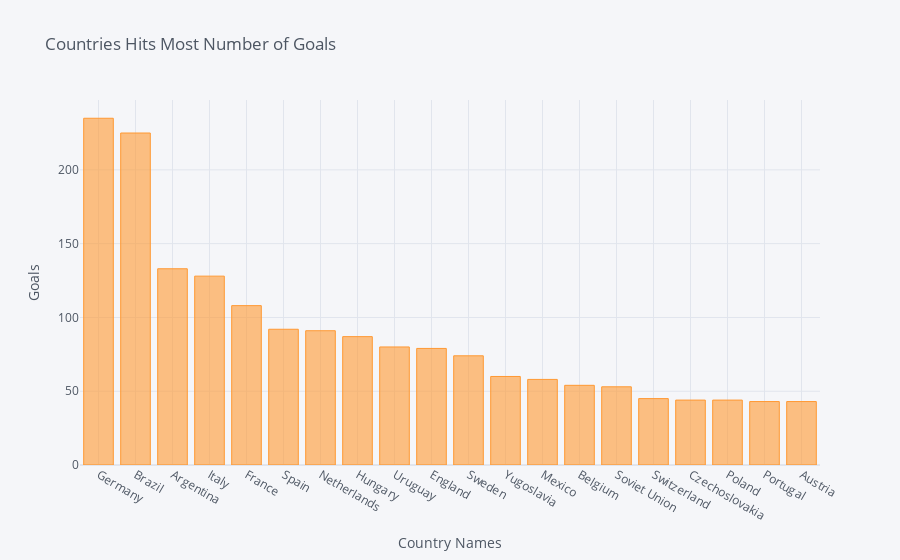

The notebook cell this image was saved under:
### Code cell
#plot top 20 names
goals[:20].iplot(kind = 'bar', xTitle = 'Country Names', yTitle = 'Goals', title = 'Countries Hits Most Number of Goals')

### Figure 1 — Plotly figure (JSON) as saved in the notebook; plotly's stock layout.template omitted (floating-point values rounded to 4 significant figures)
{"data": [{"marker": {"color": "rgba(255, 153, 51, 0.6)", "line": {"color": "rgba(255, 153, 51, 1.0)", "width": 1}}, "name": "Goals", "orientation": "v", "text": "", "type": "bar", "x": ["Germany", "Brazil", "Argentina", "Italy", "France", "Spain", "Netherlands", "Hungary", "Uruguay", "England", "Sweden", "Yugoslavia", "Mexico", "Belgium", "Soviet Union", "Switzerland", "Czechoslovakia", "Poland", "Portugal", "Austria"], "y": [235, 225, 133, 128, 108, 92, 91, 87, 80, 79, 74, 60, 58, 54, 53, 45, 44, 44, 43, 43]}], "layout": {"legend": {"bgcolor": "#F5F6F9", "font": {"color": "#4D5663"}}, "paper_bgcolor": "#F5F6F9", "plot_bgcolor": "#F5F6F9", "title": {"font": {"color": "#4D5663"}, "text": "Countries Hits Most Number of Goals"}, "xaxis": {"gridcolor": "#E1E5ED", "showgrid": true, "tickfont": {"color": "#4D5663"}, "title": {"font": {"color": "#4D5663"}, "text": "Country Names"}, "zerolinecolor": "#E1E5ED"}, "yaxis": {"gridcolor": "#E1E5ED", "showgrid": true, "tickfont": {"color": "#4D5663"}, "title": {"font": {"color": "#4D5663"}, "text": "Goals"}, "zerolinecolor": "#E1E5ED"}}}
